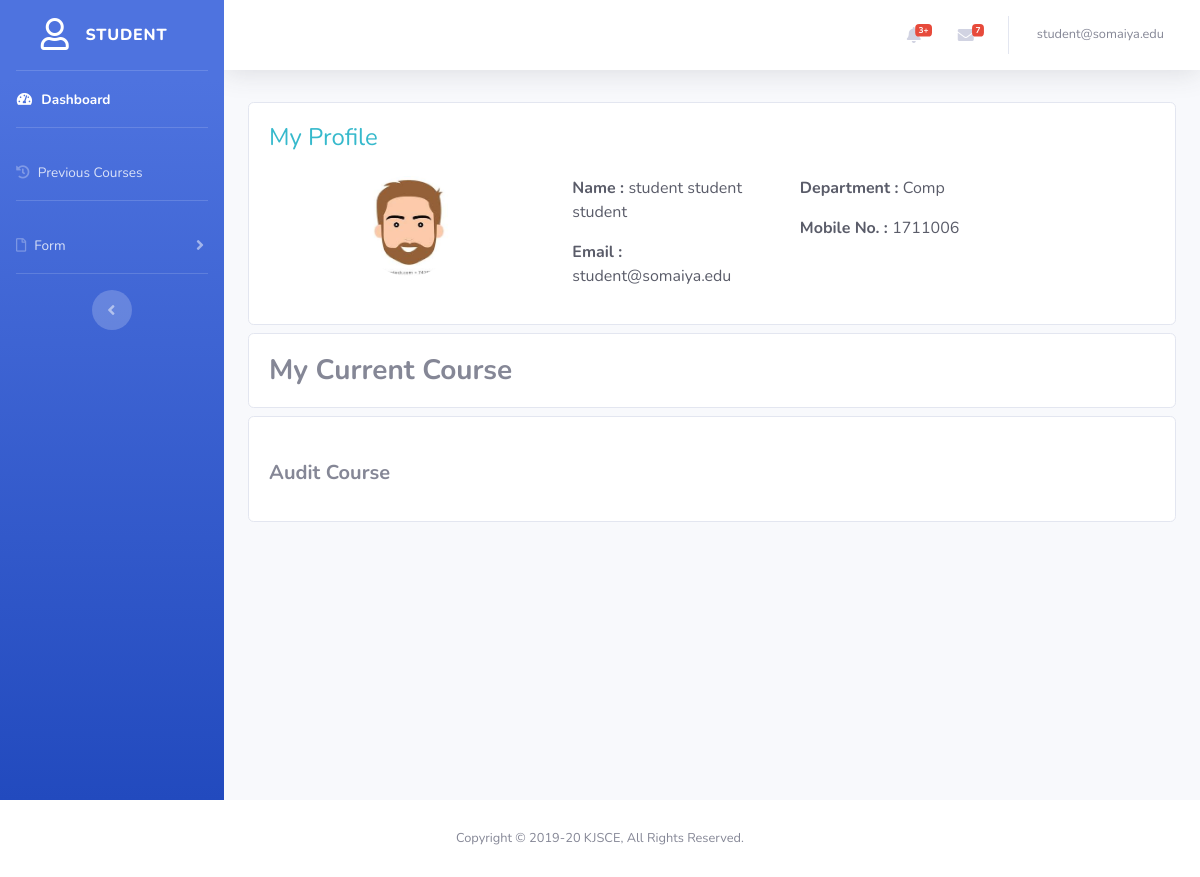
Page /student/index.php (signed in) on the committed database.
### tables this page shows
CREATE TABLE `student` (
  `email_id` varchar(50) NOT NULL,
  `rollno` varchar(20) NOT NULL,
  `fname` varchar(30) NOT NULL,
  `mname` varchar(30) NOT NULL,
  `lname` varchar(30) NOT NULL,
  `year_of_admission` varchar(4) NOT NULL,
  `dept_id` int(11) NOT NULL,
  `current_sem` int(11) NOT NULL,
  `form_filled` tinyint(4) NOT NULL
);

CREATE TABLE `department` (
  `dept_id` int(11) NOT NULL,
  `dept_name` varchar(50) NOT NULL
);

### student/index.php (the view, shortened to what this page needs)
<?php
include('../config.php');
include('../includes/header.php');
?>
<?php include('../includes/topbar.php'); ?>
<div class="container-fluid">
    <div class="row">
        <div class="col-md-12 grid-margin stretch-card mt-2">
             <?php
                $sql="SELECT s.fname,s.mname,s.lname,s.email_id,d.dept_name,s.rollno FROM student AS s,department AS d WHERE s.email_id='{$_SESSION['email']}' AND s.dept_id=d.dept_id";
                $result= mysqli_query($conn,$sql);
                $row= mysqli_fetch_array($result,MYSQLI_ASSOC);
                $count= mysqli_num_rows($result);
                if($count==1)
                {
            ?>
            <div class="card">
                <div class="card-body">
                    <h4 class="card-title text-info mb-4">My Profile</h4>
                    <div class="row">
                        <div class="col-md-4">
                            <img src="../vendor/img/person1.jpg" class="rounded-circle mx-auto d-block mb-4" alt="..." width="100em" height="100em">
                        </div>
                        <div class="col-md-6">
                            <div class="row">
                                <div class="col-md-6">
                                    <p class="text-dark"> <span><b>Name : </b></span><?php echo"{$row['fname']} {$row['mname']} {$row['lname']}";?></p>
                                    <p class="text-dark"> <span><b>Email : </b></span><?php echo $row['email_id'];?></p>
                                </div>
                                <div class="col-md-6">
                                    <p class="text-dark"> <span><b>Department : </b></span><?php echo $row['dept_name'];?></p>
                                    <p class="text-dark"> <span><b>Mobile No. : </b></span><?php echo $row['rollno']; }?></p>
                                </div>
                            </div>
                        </div>
                    </div>
                </div>
            </div>
        </div>
        <div class="col-md-12 grid-margin stretch-card mt-2">
            <div class="card">
                <div class="card-body">
                    <div class="row align-items-center">
                        <div class="col-12">
                            <h3 class="mb-0"><strong>My Current Course</strong></h3>
                        </div>
                    </div>
                </div>
            </div>
        </div>
        <div class="col-md-12 grid-margin stretch-card mt-2 mb-4">
            <div class="card">
                <div class="card-body">
                    <form class="forms-sample mt-4" action="">
                        <p class="card-description">
                            <h5><strong> Audit Course </strong></h5>
                        </p>
                                </div>
                            </div>
                        </div>
                </div>
            </div>
        </div>
    </div>
</div>
<?php include('../includes/footer.php');
include('../includes/scripts.php');
?>

### rows in the picture
student: fname "student", mname "student", lname "student", email_id "student@somaiya.edu", dept.dept_name "Comp", rollno "1711006"

### other values in the picture
$_SESSION['email'] "student@somaiya.edu"
